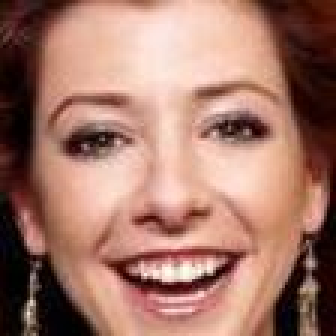
#> input picture Data/107_1032.jpg, 112 x 112 px (shown 3 times larger)
$ python -i GUI_prep.py   (imports and definitions only)
#> lines starting #> are read from the running program, lines starting #| are printed output that depends on the picture
def GUI_prep(img):
	'''
	This function receives an image uploaded by an user (as np array) and detects the face(s) in the net.
	There are 3 scenarios:
		1. No face is found: Function returns None. Webserver needs to inform user about that error
		2. One face found: Function returns cropped face of size 112x112 in format: np.shape(img) = (1,112,112,3)
		3. Multiple faces found: Function returns all n faces in format: np.shape(img) = (n,112,112,3)
			Should all be displayed to user and let him choose one.
	 '''

	import numpy as np
	import cv2

	# Error Handling
	if not isinstance(img,(np.ndarray,np.generic)):
		print('Please insert a numpy array.')
		return None

	# If image is greyscale, fill the channels up
	if len(img.shape) == 2:
		imgNew = np.zeros((img.shape[0],img.shape[1],3))
		for ind in range(3):
			imgNew[:,:,ind] = img
		img = imgNew


	# Set up classifier and detect images
	faceDec = cv2.CascadeClassifier('backend/haarcascade_frontalface_default.xml')
	cvImg = img # cv2.imread(img)
	cvImgBW = cv2.cvtColor(img,cv2.COLOR_BGR2GRAY)
	faceCoords = faceDec.detectMultiScale(cvImgBW, scaleFactor=1.3, minNeighbors=5,minSize=(60,60))
	print("faceCoords: {}".format(faceCoords))

	# Handle three scenarios
	if len(faceCoords)>=1:
		#faceImgs = np.zeros([len(faceCoords),112,112,3])
		#for ind,(x,y,w,h) in enumerate(faceCoords):
		(x,y,w,h) = faceCoords[0]
		face = img[y:y+h,x:x+w,:]
		return cv2.resize(face,(112,112))
	else:
		return None


>>> import cv2
>>> picture = cv2.imread('../../Data/107_1032.jpg')
#> picture is the input picture: shape (112, 112, 3); mean B, G, R 105.2, 119, 163.2
>>> result = GUI_prep(picture)
#> in GUI_prep, `cvImgBW = cv2.cvtColor(img,cv2.COLOR_BGR2GRAY)`:
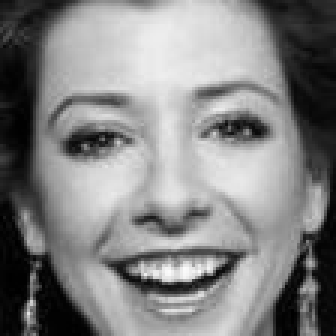
#> cvImgBW: shape (112, 112) (shown 3 times larger); min 0, max 251, mean 130.7
#> in GUI_prep, `faceCoords = faceDec.detectMultiScale(cvImgBW, scaleFactor=1.3, minNei..`: faceCoords = ()
#| faceCoords: ()

$ run again, on Data/208_15862.jpg
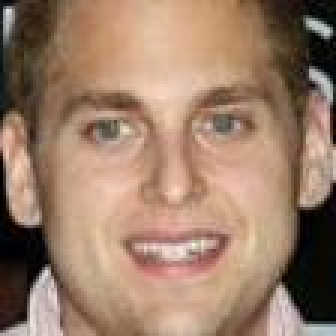
#> input picture Data/208_15862.jpg, 112 x 112 px (shown 3 times larger)
#> picture is the input picture: shape (112, 112, 3); mean B, G, R 105.2, 125.9, 156.1
#> in GUI_prep, `cvImgBW = cv2.cvtColor(img,cv2.COLOR_BGR2GRAY)`:
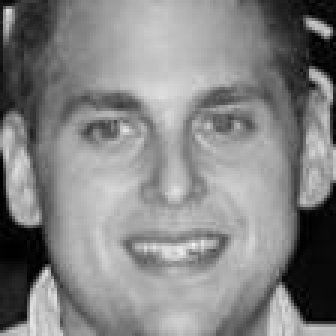
#> cvImgBW: shape (112, 112) (shown 3 times larger); min 0, max 242, mean 132.6
#> faceCoords = [[12, 10, 89, 89]]
#| faceCoords: [[12 10 89 89]]
#> x = 12; y = 10; w = 89
#> in GUI_prep, `face = img[y:y+h,x:x+w,:]`:
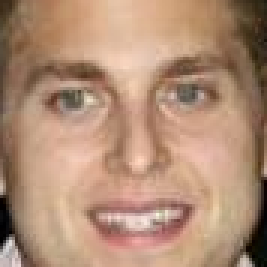
#> face: shape (89, 89, 3) (shown 3 times larger); mean B, G, R 117.2, 141.1, 176.6

$ run again, on Data/262_23714.jpg
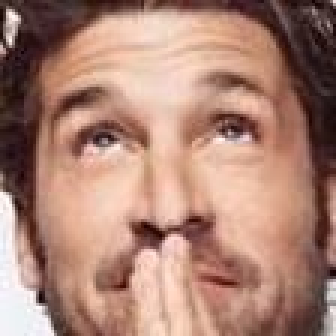
#> input picture Data/262_23714.jpg, 112 x 112 px (shown 3 times larger)
#> picture is the input picture: shape (112, 112, 3); mean B, G, R 116.4, 131.1, 171.5
#> in GUI_prep, `cvImgBW = cv2.cvtColor(img,cv2.COLOR_BGR2GRAY)`:
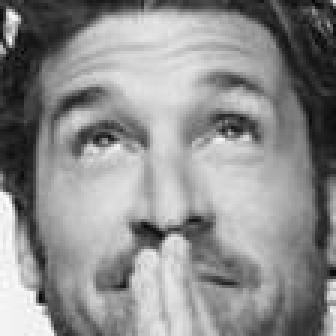
#> cvImgBW: shape (112, 112) (shown 3 times larger); min 6, max 253, mean 141.5
#> faceCoords = [[10, 8, 89, 89]]
#| faceCoords: [[10  8 89 89]]
#> x = 10; y = 8; w = 89
#> in GUI_prep, `return cv2.resize(face,(112,112))`:
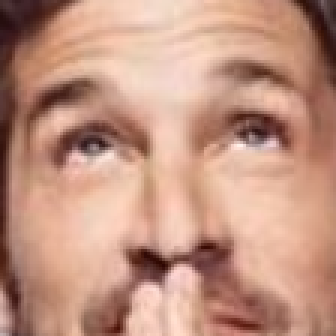
#> returned value: shape (112, 112, 3) (shown 3 times larger); mean of channels 0, 1, 2 129, 147.8, 193.8; drawn as B, G, R

$ run again, on Data/296_28618.jpg
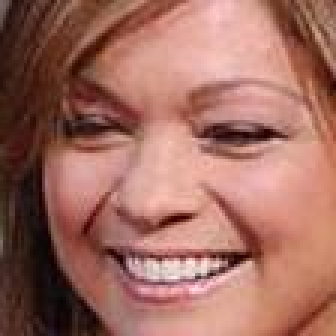
#> input picture Data/296_28618.jpg, 112 x 112 px (shown 3 times larger)
#> picture is the input picture: shape (112, 112, 3); mean B, G, R 96.1, 107.9, 160.6
#> in GUI_prep, `cvImgBW = cv2.cvtColor(img,cv2.COLOR_BGR2GRAY)`:
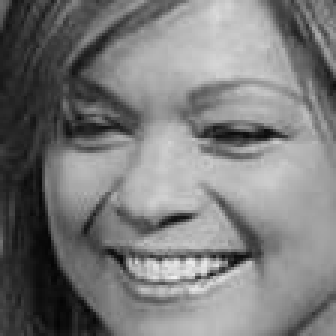
#> cvImgBW: shape (112, 112) (shown 3 times larger); min 4, max 240, mean 122.4
#> faceCoords = ()
#| faceCoords: ()
